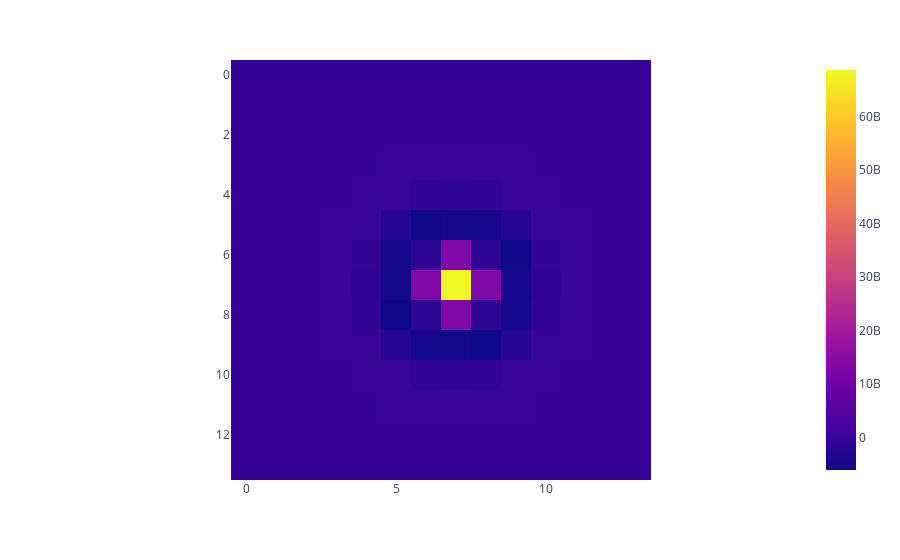

Notebook code cell kept with this figure:
### Code cell
def smear(i):
    for a in range(0, 360, 10):
        i += rotate_then_shift_image_2d(
            centered_dot,
            rotate=a,
            interpolation="bicubic",
        )
    px.imshow(i).show()


smear(centered_dot)

### Figure 1 — Plotly figure (JSON) as saved in the notebook; plotly's stock layout.template omitted (floating-point values rounded to 4 significant figures; data arrays with more than 128 entries replaced by an {"elided": "..."} marker saying what was removed)
{"data": [{"coloraxis": "coloraxis", "hovertemplate": "x: %{x}<br>y: %{y}<br>color: %{z}<extra></extra>", "name": "0", "type": "heatmap", "xaxis": "x", "yaxis": "y", "z": {"elided": "14x14 float values"}}], "layout": {"coloraxis": {"colorscale": [[0, "#0d0887"], [0.1111, "#46039f"], [0.2222, "#7201a8"], [0.3333, "#9c179e"], [0.4444, "#bd3786"], [0.5556, "#d8576b"], [0.6667, "#ed7953"], [0.7778, "#fb9f3a"], [0.8889, "#fdca26"], [1, "#f0f921"]]}, "margin": {"t": 60}, "xaxis": {"anchor": "y", "constrain": "domain", "domain": [0, 1], "scaleanchor": "y"}, "yaxis": {"anchor": "x", "autorange": "reversed", "constrain": "domain", "domain": [0, 1]}}}
